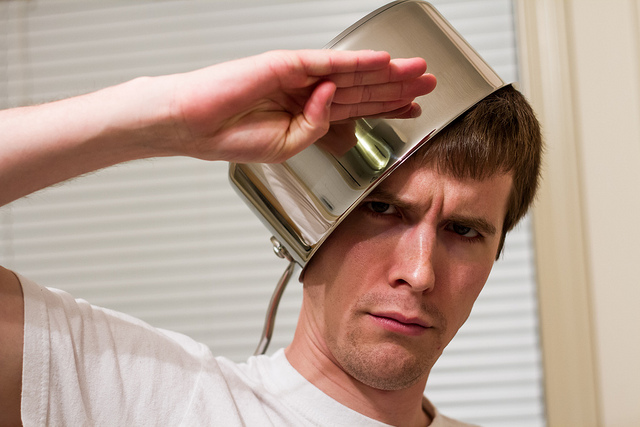
//> input picture mvms/lab2/test.jpg, 640 x 427 px
$ ./lab2   (built with g++ and OpenCV 4)
//> lines starting //> are read from the running program, lines starting //| are printed output that depends on the picture
#include<opencv2/core/core.hpp>
#include<opencv2/highgui/highgui.hpp>
#include <opencv2/imgproc/imgproc.hpp>
#include<iostream>

int main()
{
	auto image = cv::imread("test.jpg");
//> image is the input picture: 427 rows x 640 cols, CV_8UC3; mean B, G, R 144.3, 157.4, 180.9

	if (image.empty())
	{
		std::cout << "Error with image..." << std::endl;

		return 1;
	}

	cv::Mat saltpepper_noise = cv::Mat::zeros(image.rows, image.cols, CV_8U);
	randu(saltpepper_noise, 0, 255);

	cv::Mat black = saltpepper_noise<5;
	cv::Mat white = saltpepper_noise>250;

	auto saltpepper_image = image.clone();

	saltpepper_image.setTo(255, white);
	saltpepper_image.setTo(0, black);
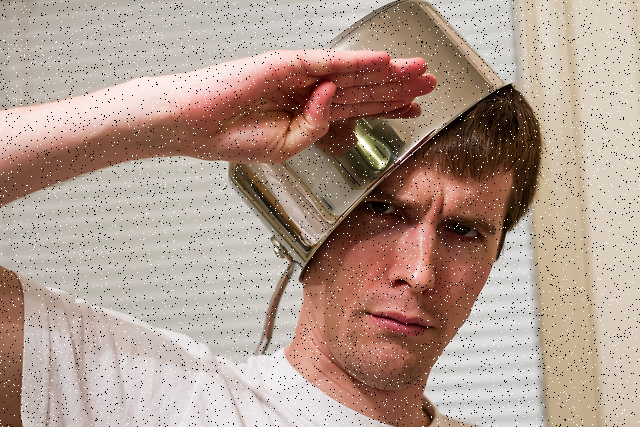
//> saltpepper_image: 427 rows x 640 cols, CV_8UC3; mean B, G, R 143.1, 155.8, 178.4

	imshow("", saltpepper_image);

//	image = saltpepper_image;

	cv::Mat gray;

	cvtColor(image, gray, CV_RGB2GRAY);
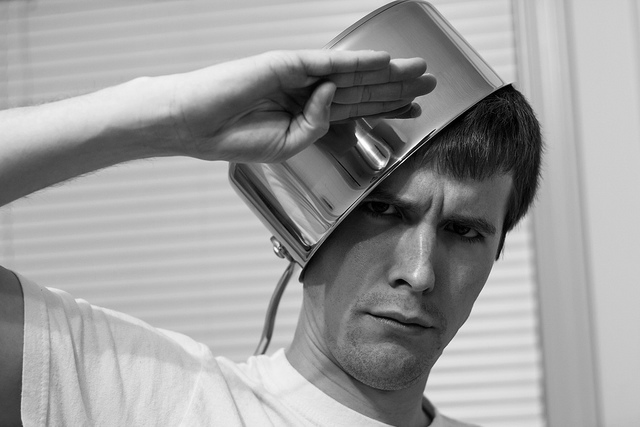
//> gray: 427 rows x 640 cols, CV_8UC1; min 0, max 255, mean 156.2

	cv::Mat grad_x;
	cv::Mat grad_y;

	auto ddepth = CV_16S;

	auto x_derivative_order = 1;
	auto y_derivative_order = 0;
	auto kernel_size = 3;

	Sobel(gray, grad_x, ddepth, x_derivative_order, y_derivative_order, kernel_size);
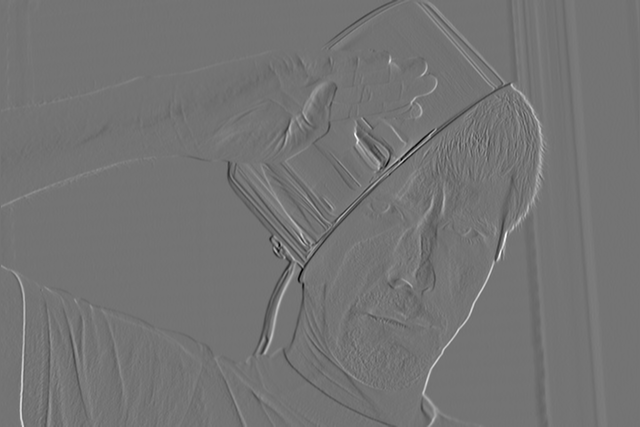
//> grad_x: 427 rows x 640 cols, CV_16SC1; min -690, max 825, mean 0.8; drawn with min black and max white


	x_derivative_order = 0;
	y_derivative_order = 1;

	Sobel(gray, grad_y, ddepth, x_derivative_order, y_derivative_order, kernel_size);
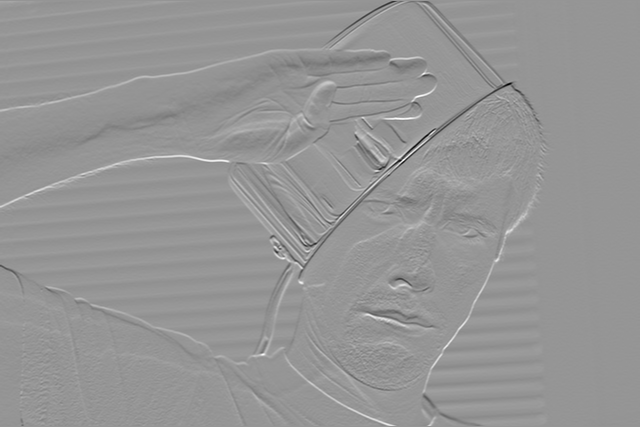
//> grad_y: 427 rows x 640 cols, CV_16SC1; min -793, max 558, mean 0; drawn with min black and max white

	cv::Mat abs_grad_x;
	cv::Mat abs_grad_y;

	convertScaleAbs(grad_x, abs_grad_x);
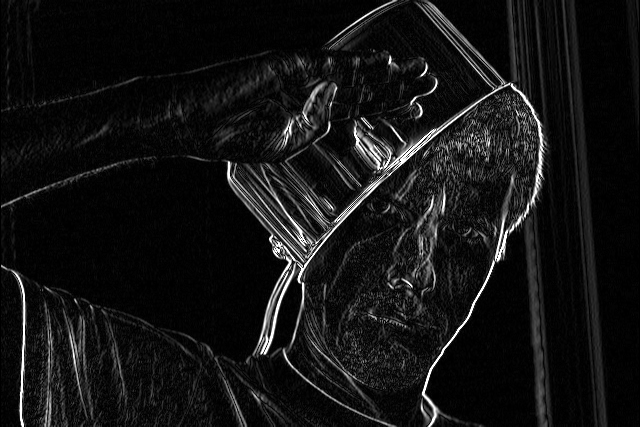
//> abs_grad_x: 427 rows x 640 cols, CV_8UC1; min 0, max 255, mean 19.8
	convertScaleAbs(grad_y, abs_grad_y);
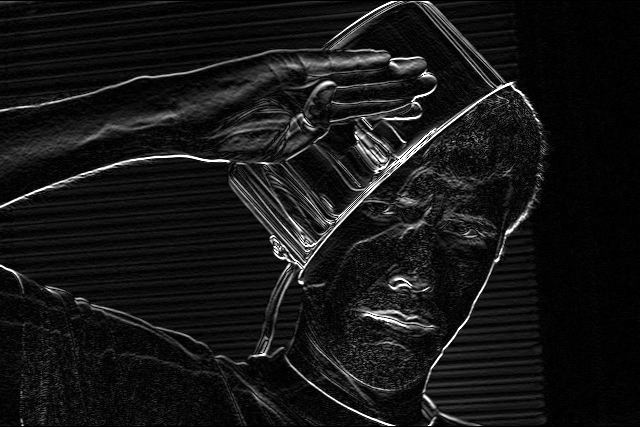
//> abs_grad_y: 427 rows x 640 cols, CV_8UC1; min 0, max 255, mean 22.3

	cv::Mat grad;

	addWeighted(abs_grad_x, 0.5, abs_grad_y, 0.5, 0, grad, -1);
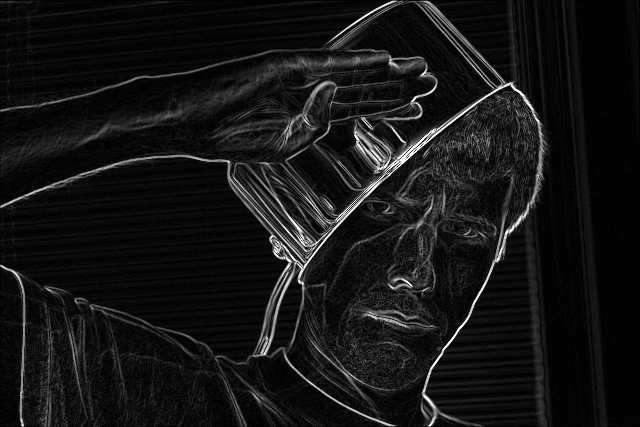
//> grad: 427 rows x 640 cols, CV_8UC1; min 0, max 255, mean 21.1

	imshow("lab2", grad);

	cv::Scalar mean;
	cv::Scalar standart_deviation;

	meanStdDev(grad, mean, standart_deviation);
//> mean = Scalar(21.06); standart_deviation = Scalar(32.64)

	std::cout << mean << std::endl;
//| [21.0605, 0, 0, 0]
	std::cout << standart_deviation << std::endl;
//| [32.6443, 0, 0, 0]

	cv::waitKey(0);

	return 0;
}
